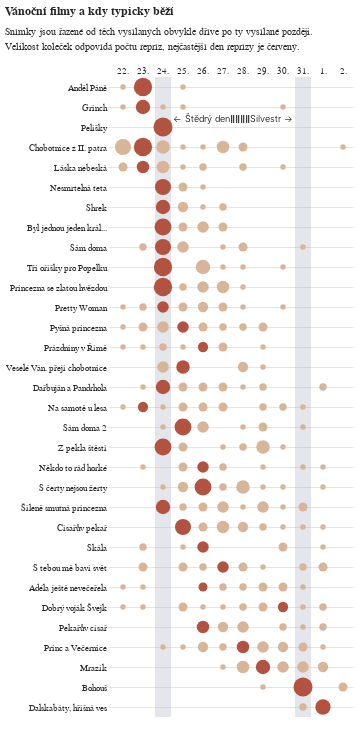

Notebook code cell kept with this figure:
### Code cell
df_cary = pl.DataFrame(
    {'kolikateho_str':['24.','31.'],'umisteni':poradi3[0]}
)
df_text = pl.DataFrame(
    {'kolikateho_str': ['27.'],'umisteni':poradi3[0]}
)

cary = alt.Chart(
    df_cary
).mark_rule(
    color='#A9AAC0',
    strokeWidth=16,
    opacity=0.3
).encode(
    alt.X('kolikateho_str:N',sort=poradi_dat)
)

text = alt.Chart(
    df_text
).mark_text(
    text=['← Štědrý den⠀⠀⠀⠀Silvestr →'],
    color='black',#'#B25342',
    dx=10,
    dy=-278,
    baseline='middle',
    fontSize=9,
    fontWeight=300,
    font='Asap'
).encode(
    alt.X('kolikateho_str:N',sort=poradi_dat),
    # alt.Y('umisteni:N',sort=poradi3,title=None,axis=alt.Axis(grid=True, gridColor='#E5E5E5',tickColor='#E5E5E5'))
)

vanocni_obsah = (cary + text + alt.Chart(
    do_grafu.to_pandas(),
    width=240,
    title=alt.Title(
        "Vánoční filmy a kdy typicky běží",
        subtitle=[
            'Snímky jsou řazené od těch vysílaných obvykle dříve po ty vysílané později.',
            'Velikost koleček odpovídá počtu repríz, nejčastější den reprízy je červený.'
        ]
    )
).mark_circle(
    opacity=1
).encode(
    alt.X(
        'kolikateho_str:N', # do_grafu2.sort(by='kolikateho').select(pl.col('kolikateho')).to_series().to_list(),
        sort=poradi_dat,
        title=None,
        axis=alt.Axis(orient='top',labelAngle=0,labelAlign='center',tickColor='white')
    ),
    alt.Y('nazev:N',sort=poradi3,title=None,axis=alt.Axis(grid=True, gridColor='#E5E5E5',tickColor='#E5E5E5')),
    alt.Size('len:Q',legend=None),
    alt.Color("maximum:N",legend=None,scale=alt.Scale(range=['#B25342','#D6B599']))
)
).configure_view(
    stroke='transparent'
)

me_to_neurazi(graf=vanocni_obsah, soubor="vanocni_obsah", kredity="vizualizace: iROZHLAS.cz | televizní programy: fdb.cz", slozka_na_serveru="grafy-tv")

vanocni_obsah

### Figure 1 — Vega-Lite specification as saved in the notebook (floating-point values rounded to 4 significant figures; data arrays with more than 128 entries replaced by an {"elided": "..."} marker saying what was removed)
{"config": {"title": {"font": "Noticia Text", "fontSize": 11.5, "anchor": "start", "lineHeight": 19, "fontWeight": "bolder", "subtitleFont": "Noticia Text", "subtitleFontSize": 10, "subtitleLineHeight": 15, "subtitlePadding": 10, "dy": -10, "color": "#292829", "subtitleColor": "#292829"}, "axis": {"labelFont": "Asap", "titleFont": "Asap", "fontWeight": "lighter", "titleFontWeight": "lighter", "labelFontSize": 9, "titleFontSize": 9, "labelPadding": 2, "titlePadding": 9, "domainOpacity": 0, "tickColor": "#DCDDD6", "labelColor": "#292829"}, "legend": {"labelFont": "Asap", "labelFontWeight": "normal", "titleFont": "Asap", "titleFontWeight": "normal", "labelFontSize": 9, "titleFontSize": 9, "labelColor": "#292829"}, "view": {"stroke": "transparent"}}, "layer": [{"data": {"name": "data-99da331b882df1a1ffc3f583516f7c2f"}, "mark": {"type": "rule", "color": "#A9AAC0", "opacity": 0.3, "strokeWidth": 16}, "encoding": {"x": {"field": "kolikateho_str", "sort": ["6.", "7.", "8.", "9.", "10.", "11.", "12.", "13.", "14.", "15.", "16.", "17.", "18.", "19.", "20.", "21.", "22.", "23.", "24.", "25.", "26.", "27.", "28.", "29.", "30.", "31.", "1.", "2.", "3.", "4.", "5."], "type": "nominal"}}}, {"data": {"name": "data-8a16d3a4e8eb484264d22c36c3c3735f"}, "mark": {"type": "text", "baseline": "middle", "color": "black", "dx": 10, "dy": -278, "font": "Asap", "fontSize": 9, "fontWeight": 300, "text": ["← Štědrý den⠀⠀⠀⠀Silvestr →"]}, "encoding": {"x": {"field": "kolikateho_str", "sort": ["6.", "7.", "8.", "9.", "10.", "11.", "12.", "13.", "14.", "15.", "16.", "17.", "18.", "19.", "20.", "21.", "22.", "23.", "24.", "25.", "26.", "27.", "28.", "29.", "30.", "31.", "1.", "2.", "3.", "4.", "5."], "type": "nominal"}}}, {"data": {"name": "data-98325865ed58a3a9e3fe49fbf643839f"}, "mark": {"type": "circle", "opacity": 1}, "encoding": {"color": {"field": "maximum", "legend": null, "scale": {"range": ["#B25342", "#D6B599"]}, "type": "nominal"}, "size": {"field": "len", "legend": null, "type": "quantitative"}, "x": {"axis": {"labelAlign": "center", "labelAngle": 0, "orient": "top", "tickColor": "white"}, "field": "kolikateho_str", "sort": ["6.", "7.", "8.", "9.", "10.", "11.", "12.", "13.", "14.", "15.", "16.", "17.", "18.", "19.", "20.", "21.", "22.", "23.", "24.", "25.", "26.", "27.", "28.", "29.", "30.", "31.", "1.", "2.", "3.", "4.", "5."], "title": null, "type": "nominal"}, "y": {"axis": {"grid": true, "gridColor": "#E5E5E5", "tickColor": "#E5E5E5"}, "field": "nazev", "sort": ["Anděl Páně", "Grinch", "Pelíšky", "Chobotnice z II. patra", "Láska nebeská", "Nesmrtelná teta", "Shrek", "Byl jednou jeden král...", "Sám doma", "Tři oříšky pro Popelku", "Princezna se zlatou hvězdou", "Pretty Woman", "Pyšná princezna", "Prázdniny v Římě", "Veselé Ván. přejí chobotnice", "Dařbuján a Pandrhola", "Na samotě u lesa", "Sám doma 2", "Z pekla štěstí", "Někdo to rád horké", "S čerty nejsou žerty", "Šíleně smutná princezna", "Císařův pekař", "Skála", "S tebou mě baví svět", "Adéla ještě nevečeřela", "Dobrý voják Švejk", "Pekařův císař", "Princ a Večernice", "Mrazík", "Bohouš", "Dalskabáty, hříšná ves"], "title": null, "type": "nominal"}}, "title": {"text": "Vánoční filmy a kdy typicky běží", "subtitle": ["Snímky jsou řazené od těch vysílaných obvykle dříve po ty vysílané později.", "Velikost koleček odpovídá počtu repríz, nejčastější den reprízy je červený."]}}], "width": 240, "$schema": "https://vega.github.io/schema/vega-lite/v5.8.0.json", "datasets": {"data-99da331b882df1a1ffc3f583516f7c2f": [{"kolikateho_str": "24.", "umisteni": "Anděl Páně"}, {"kolikateho_str": "31.", "umisteni": "Anděl Páně"}], "data-8a16d3a4e8eb484264d22c36c3c3735f": [{"kolikateho_str": "27.", "umisteni": "Anděl Páně"}], "data-98325865ed58a3a9e3fe49fbf643839f": {"elided": "195 records"}}}
